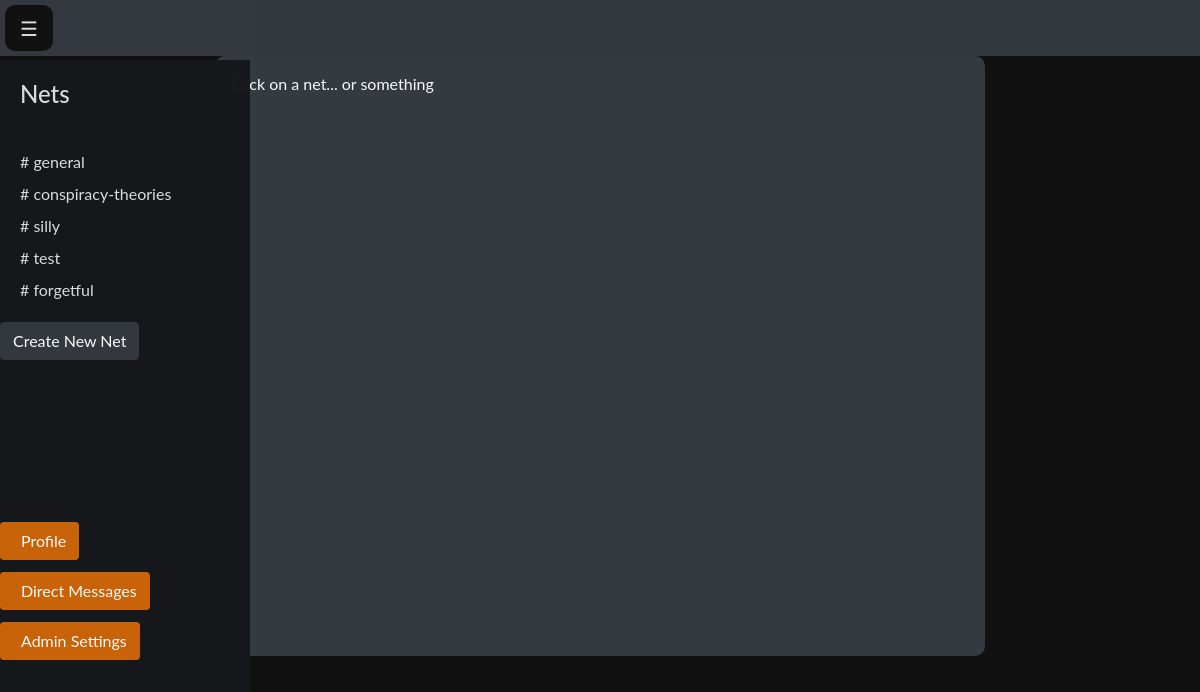
Page /net/index/ (signed in) on the earlier database version.
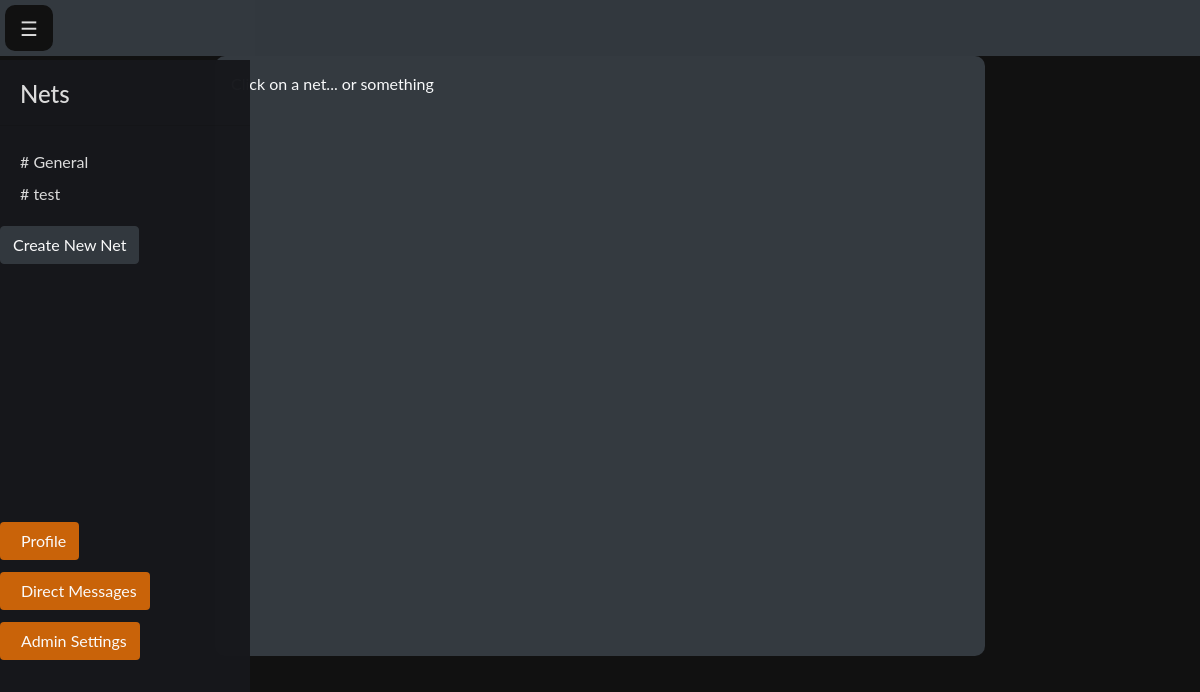
Same page on the later database version.
### nets/models.py (models this page shows)
class Net(models.Model):
	title = models.CharField(max_length=20, unique=True)

### nets/views.py (the view)
# urls.py: path('net/index/', net_views.index, name='net_index'),
@login_required
def index(request):
	if request.method == 'POST':
		form = CreateNet(request.POST)
		if form.is_valid():
			if request.user.profile.role == "Admin":
				form.save()
	createnet_form = CreateNet
	nets = Net.objects.all()
	context = {
		'nets': nets,
		'createnet_form': createnet_form
	}
	return render(request, 'nets/index.html', context)

### nets/templates/nets/index.html (shortened to what this page needs)
{% extends 'nets/base.html' %}
{% load crispy_forms_tags %}
{% block content %}
<head>
</head>
<body style="background-color:#111;">
    <div class='row m-0'>
        <div class='col-sm-2 main_wrap' style="overflow: hidden;"></div>
        <div class='col-sm-8' style="overflow: hidden; color:white; background-color:#111;">
            <div class="main p-3 mb-2 bg-dark text-light">
                <p>Click on a net... or something</p>
            </div>
        </div>
        <div class='col-sm-2'></div>
    </div>
</body>
{% endblock content %}

### nets/templates/nets/base.html (shortened to what this page needs)
<!DOCTYPE html>
<html lang="en">
<head>
	<link rel="stylesheet" href="https://stackpath.bootstrapcdn.com/bootstrap/4.3.1/css/bootstrap.min.css">
	<link href="//netdna.bootstrapcdn.com/font-awesome/3.2.1/css/font-awesome.css" rel="stylesheet">
</head>
{% include "nets/navbar.html" %}
{% block content%}
{% endblock %}

### nets/templates/nets/navbar.html (shortened to what this page needs)
{% load static %}
<!DOCTYPE html>
<html>
<head>
</head>
<body>
<div id="mySidebar" class="sidebar">
  {% if 'directmessage' in request.path %}
    <h4 style="color:#e0e0e0; margin-left: 20px;">Direct Messages</h4>
    <hr style="color:#e0e0e0;">
  {% elif 'net' in request.path %}
    <h4 style="color:#e0e0e0; margin-left: 20px;">Nets</h4>
    <hr style="color:#e0e0e0;">
      <div class="nets-section">
        {% for net in nets %}
          <a href="{% url 'net' net.id %}" id="net_link"># {{net.title}}</a>
        {% endfor %}
      </div>
      {% if user.profile.role == 'Admin' %}
        <button type="button" class="createnet btn btn-dark" data-toggle="modal" data-target="#exampleModalCenter">
          Create New Net
        </button>
      {% endif %}
  {% endif %} -->
  {% if 'directmessage' not in request.path %}
      <button class = 'btn dmbutton' style='background-color:#ce650a; color:white;' onclick="location.href='{% url 'dm_index' %}'">Direct Messages</button>
  {% endif %}
  {% if user.is_authenticated %}
      <button class = 'btn profilebutton' onclick="window.location.href='{% url 'profile' %}';">Profile</button>
  {% endif %}
  {% if user.is_authenticated %}
    {% if user.profile.role == 'Admin' %}
      <button class = 'btn adminbutton' onclick="window.location.href='{% url 'adminsettings' %}';">Admin Settings</button>
    {% endif %}
  {% endif %}
</div>
<nav id ="main" class="navbar navbar-expand-lg navbar-light bg-dark" style="opacity:98%;">
  <button id="mybtn" class="openbtn" onclick="toggleNav()">☰</button>
</nav>
</body>
</html>

### nets/templates/nets/navbar.html (style rules this page uses)
body { font-family: "Lato", sans-serif; }
.sidebar { height: 100%; width: 0; position: fixed; z-index: 1; top: 60px; left: 0; background-color: #17181c; overflow-x: hidden; transition: 0.36s; padding-top: 20px; opacity: 98%; }
.sidebar a { padding: 8px 8px 0px 20px; text-decoration: none; font-size: 16px; color: #e0e0e0; display: block; transition: 0.3s; }
.openbtn { border: 0; outline: none; font-size: 20px; cursor: pointer; background-color: #111; color: white; padding: 8px 15px; border-radius: 10px; color: rgba(0,0,0,0); text-shadow: 0 0 0 #e0e0e0; }
.adminbutton { position: absolute; bottom: 200px; padding-left: 20px; background-color:#ce650a; color:white; }
.profilebutton { position: absolute; bottom: 300px; padding-left: 20px; background-color:#ce650a; color:white; }
.dmbutton { position: absolute; bottom: 250px; padding-left: 20px; }
.createnet { position: absolute; margin-top: 20px; }
#main { transition: margin-left .5s; padding: 5px; }
.nets-section { max-height: 40vh; overflow-y: auto; }

### nets/templates/nets/index.html (style rules this page uses)
div.main { background-color: #17181c; max-height: 100%; height: 600px; overflow-x: hidden; overflow-y: auto; text-align: left; border-radius: 10px; }

Differences in the rows shown:
removed Net: title "general"
removed Net: title "conspiracy-theories"
removed Net: title "silly"
removed Net: title "forgetful"
added Net: title "General"
